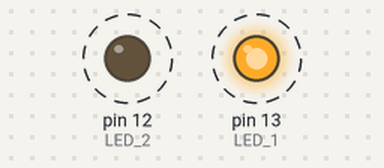
This sketch was run on a simulated Arduino Uno, built with avr-gcc and run on an emulated ATmega328P. Shown: output pins drawn as LEDs (lit = HIGH). Dashed ring = blinking.

Above: at 0.2 s.
Timing chart, 0 to 4.6 s (numbered marks = the images above):
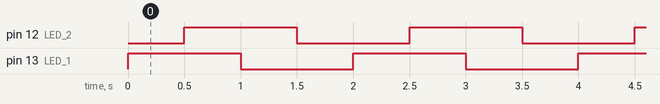

Measured:
- by itself, pin 12 (LED_2), pin 13 (LED_1): alternates HIGH for 1.0 s and LOW for 1.0 s
- by itself, everything shown: repeats every 2.0 s, in 4 steps

The sketch:

frantic_elzing_densor1_PR3C.ino
```cpp
// C++ code
//
int LED_1 = 13;
int LED_2 = 12;
void setup()
{
pinMode(LED_1,OUTPUT);
pinMode(LED_2,OUTPUT);
}

void loop()
{
  digitalWrite(LED_1,HIGH);
  delay(500);// Delay a little bit to improve simulation performance
  digitalWrite(LED_2,HIGH);
  delay(500);
  digitalWrite(LED_1,LOW);
  delay(500);
  digitalWrite(LED_2,LOW);
  delay(500);
}
```
